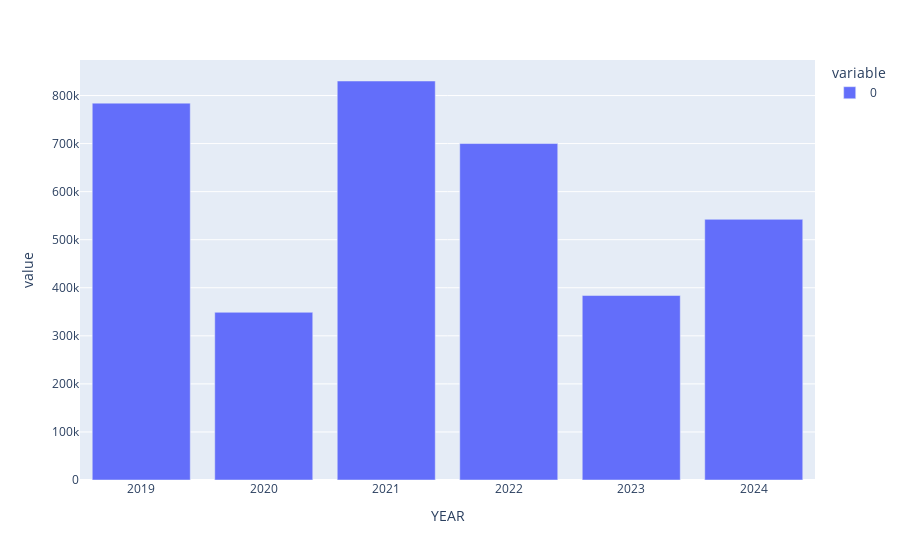

The code cell stored with this chart in its notebook:
### Code cell
px.bar(rggi_or_pjm_capacity.query('`Plant Name`=="Brandon Shores"').pivot_table(index='YEAR',columns='month',values='Emissions_stCO2').sum(axis=1))

### Figure 1 — Plotly figure (JSON) as saved in the notebook; plotly's stock layout.template omitted (floating-point values rounded to 4 significant figures)
{"data": [{"alignmentgroup": "True", "hovertemplate": "variable=0<br>YEAR=%{x}<br>value=%{y}<extra></extra>", "legendgroup": "0", "marker": {"color": "#636efa", "pattern": {"shape": ""}}, "name": "0", "offsetgroup": "0", "orientation": "v", "showlegend": true, "textposition": "auto", "type": "bar", "x": [2019, 2020, 2021, 2022, 2023, 2024], "xaxis": "x", "y": [784200.0, 348900.0, 830200.0, 700100.0, 383900.0, 542400.0], "yaxis": "y"}], "layout": {"barmode": "relative", "legend": {"title": {"text": "variable"}, "tracegroupgap": 0}, "margin": {"t": 60}, "xaxis": {"anchor": "y", "domain": [0, 1], "title": {"text": "YEAR"}}, "yaxis": {"anchor": "x", "domain": [0, 1], "title": {"text": "value"}}}}
